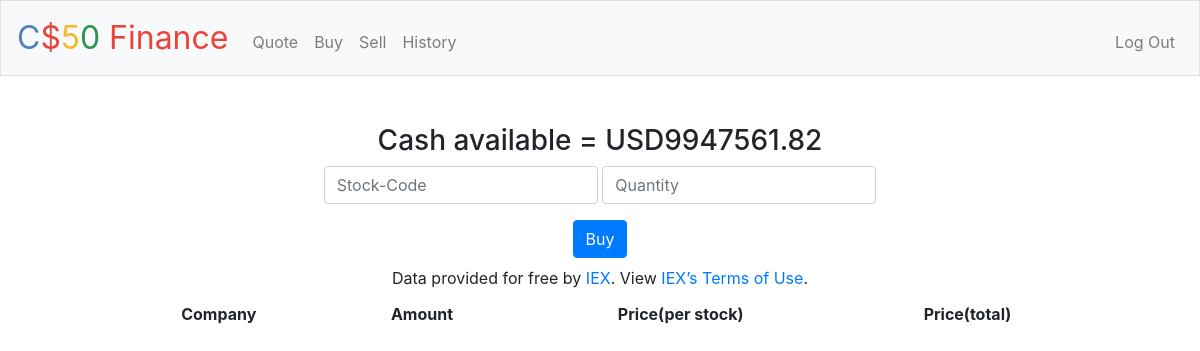
The page /buy (signed in) on the database as committed earlier.
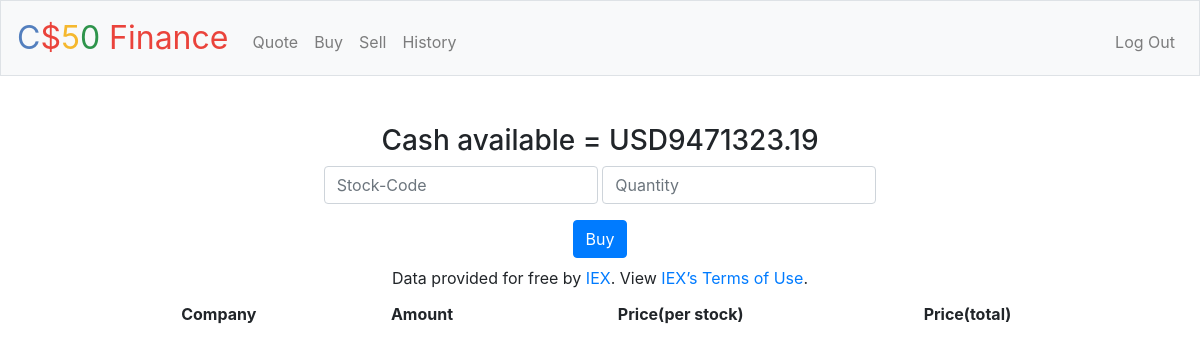
The same page on the database as committed later.
### tables this page shows
CREATE TABLE users (id INTEGER, username TEXT NOT NULL, hash TEXT NOT NULL, cash NUMERIC NOT NULL DEFAULT 10000.00, PRIMARY KEY(id));

### application.py (the view, shortened to what this page needs)
@app.route("/buy", methods=["GET", "POST"])
@login_required
def buy():
    user_id = session.get("user_id")
    cash = db.execute("SELECT cash FROM users WHERE id = ?", user_id)
    if request.method == "GET":
        return render_template("buy.html",cash=cash[0]['cash'])

### application.py (called while the page is built)
@app.after_request
def after_request(response):
    response.headers["Cache-Control"] = "no-cache, no-store, must-revalidate"
    response.headers["Expires"] = 0
    response.headers["Pragma"] = "no-cache"
    return response

### helpers.py (called while the page is built)
def login_required(f):
    @wraps(f)
    def decorated_function(*args, **kwargs):
        if session.get("user_id") is None:
            return redirect("/login")
        return f(*args, **kwargs)
    return decorated_function

### templates/buy.html (shortened to what this page needs)
{% extends "layout.html" %}
{% block main %}
{% if quantity %}
<h3>Cash available = USD{{(cash-(quantity*shareprice))|round(2)}}</h3>
{% else %}
<h3>Cash available = USD{{cash|round(2)}}</h3>
{% endif %}
    <form action="/buy" method="post">
        <div class="form-group">
            <input autocomplete="off" autofocus class="form-control" name="share" placeholder="Stock-Code" type="text">
            <input autocomplete="off" autofocus class="form-control number" name="quantity" placeholder="Quantity" type="number">
        </div>
        <button class="btn btn-primary" type="submit">Buy</button>
    </form>
<div class="section">
        <table>
            <thead>
                <tr>
                    <th>Company</th>
                    <th>Amount</th>
                    <th>Price(per stock)</th>
                    <th>Price(total)<br></th>
                </tr>
            </thead>
</div
<footer class="small text-center text-muted">
    Data provided for free by <a href="https://iextrading.com/developer">IEX</a>. View <a href="https://iextrading.com/api-exhibit-a/">IEX’s Terms of Use</a>.
{% endblock %}

Rows that differ between the two databases and show on the page:
changed users: cash "9947561.82" → "9471323.19"
